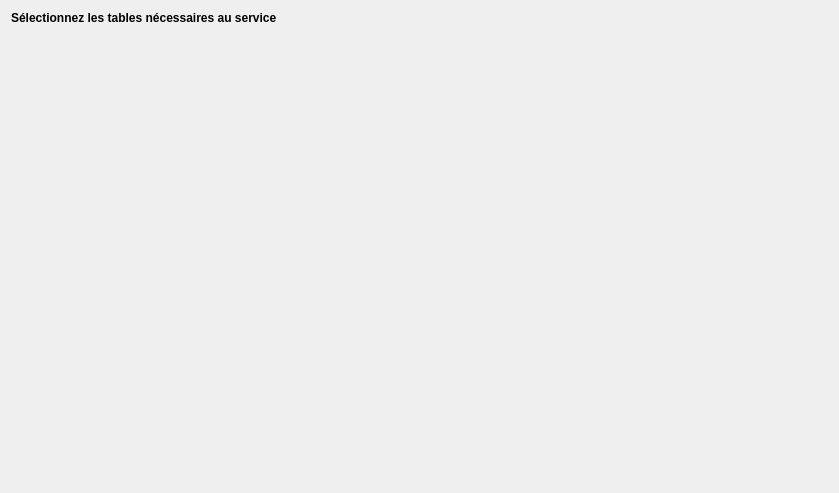
<?xml version="1.0" encoding="UTF-8"?>
<ui version="4.0">
 <class>wzp_publication_form</class>
 <widget class="QWizardPage" name="wzp_publication_form">
  <property name="geometry">
   <rect>
    <x>0</x>
    <y>0</y>
    <width>839</width>
    <height>493</height>
   </rect>
  </property>
  <property name="windowTitle">
   <string>Publication Form</string>
  </property>
  <property name="locale">
   <locale language="English" country="UnitedStates"/>
  </property>
  <layout class="QGridLayout" name="gridLayout">
   <item row="3" column="0" colspan="2">
    <widget class="QLabel" name="label_2">
     <property name="font">
      <font>
       <weight>75</weight>
       <bold>true</bold>
      </font>
     </property>
     <property name="text">
      <string>Sélectionnez les tables nécessaires au service</string>
     </property>
    </widget>
   </item>
   <item row="5" column="0" colspan="2">
    <spacer name="verticalSpacer">
     <property name="orientation">
      <enum>Qt::Vertical</enum>
     </property>
     <property name="sizeHint" stdset="0">
      <size>
       <width>20</width>
       <height>466</height>
      </size>
     </property>
    </spacer>
   </item>
   <item row="4" column="0" colspan="2">
    <layout class="QVBoxLayout" name="lyt_table_relation"/>
   </item>
  </layout>
 </widget>
 <resources/>
 <connections/>
</ui>
